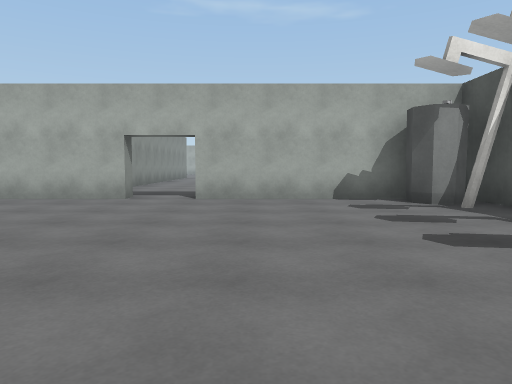
view 1 (above)

24 first-person views from a walk through a scene from a Unity 3-D project. The camera is 1.2 m above the floor, tilts 4° down and sees 70° across. The floor is counted in squares, 2 m on a side. Each view is taken from the middle of a square. On the plan, view 1 faces up. The plan holds only what a view shows up to about 10 squares ahead; the rest is blank. The place goes on beyond the plan. The player character is not drawn. Door leaves are left out, so doorways stand open. Surface patterns are stand-ins for the level's own textures.

view 2
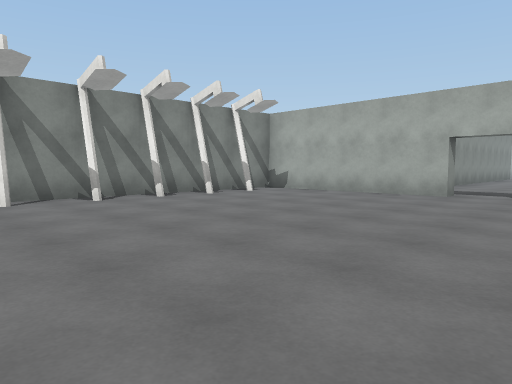

view 3
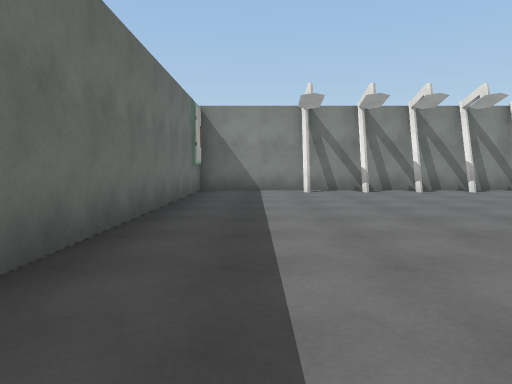

view 4
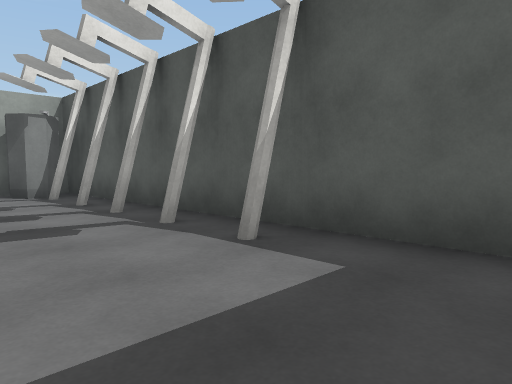

view 5
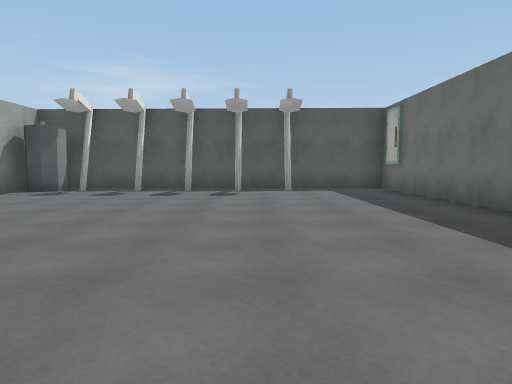

view 6
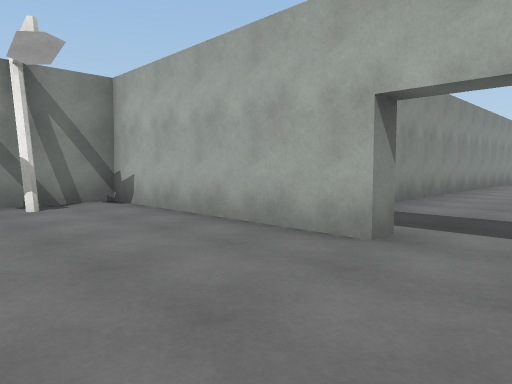

view 7
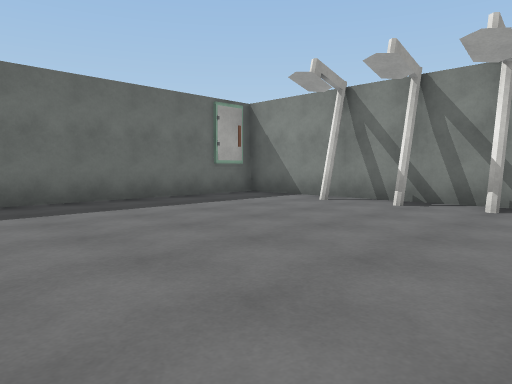

view 8
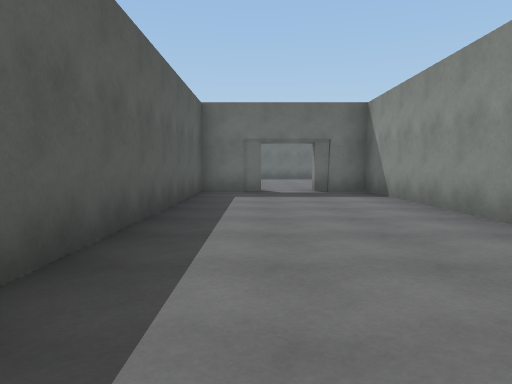

view 9
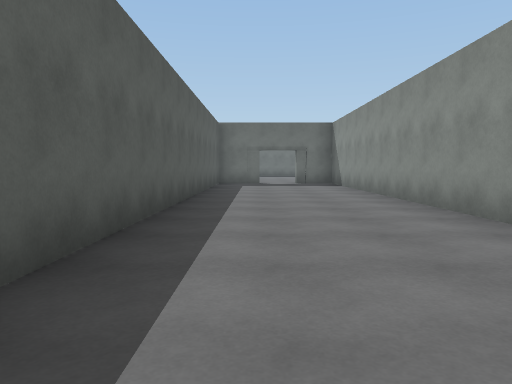

view 10
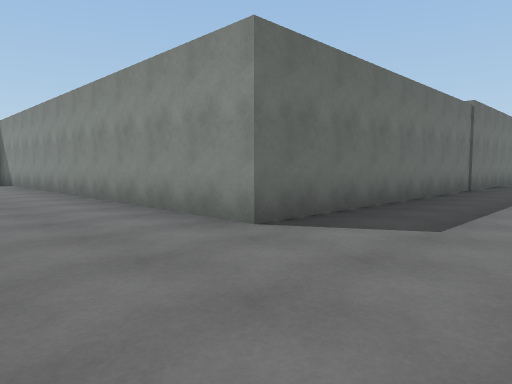

view 11
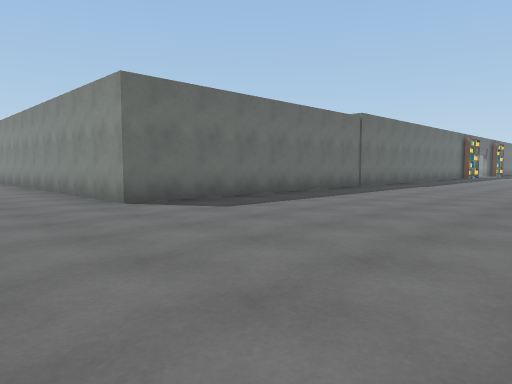

view 12
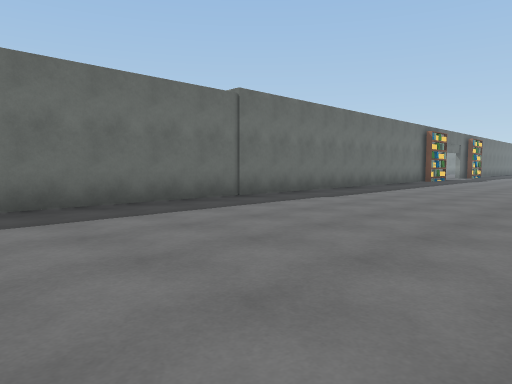

view 13
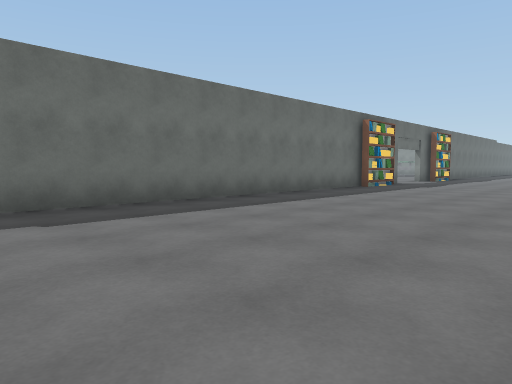

view 14
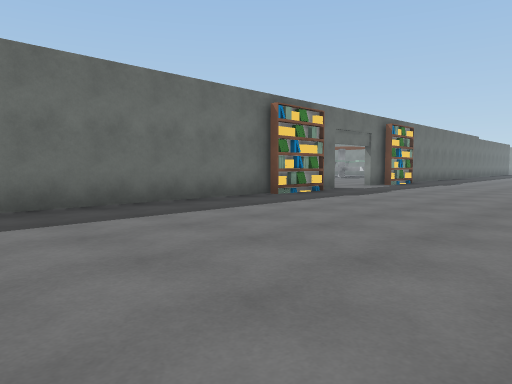

view 15
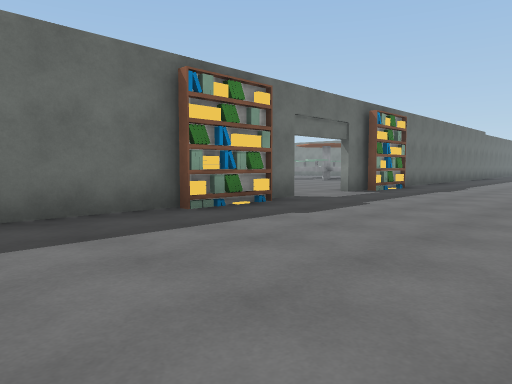

view 16
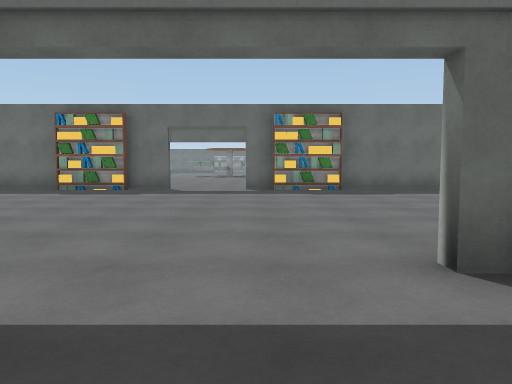

view 17
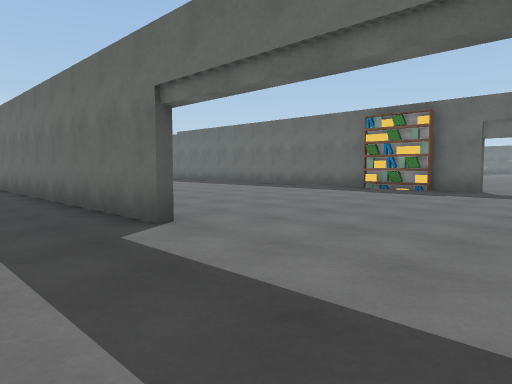

view 18
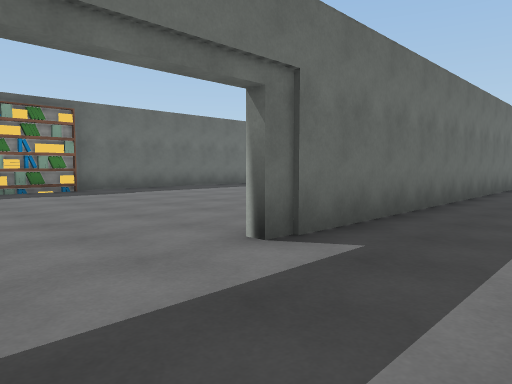

view 19
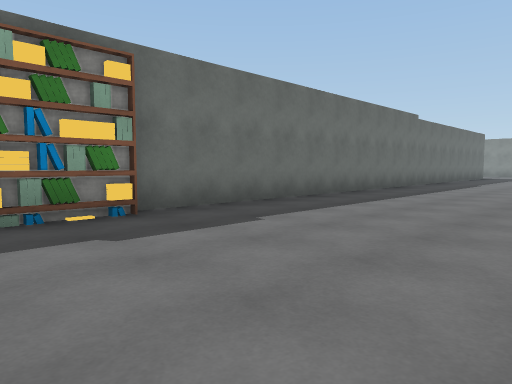

view 20
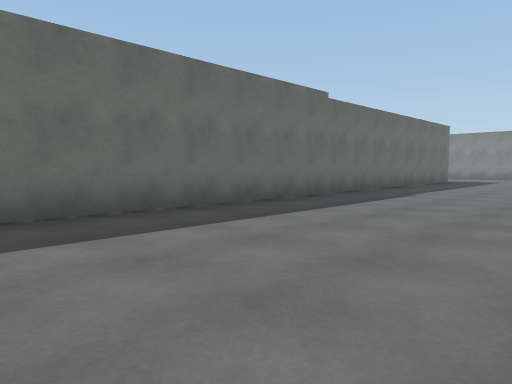

view 21
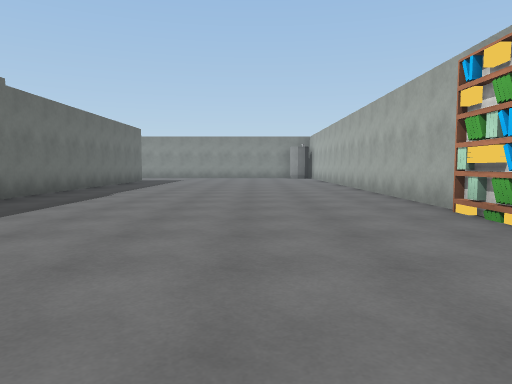

view 22
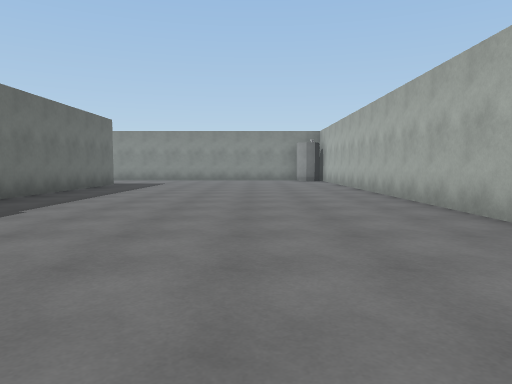

view 23
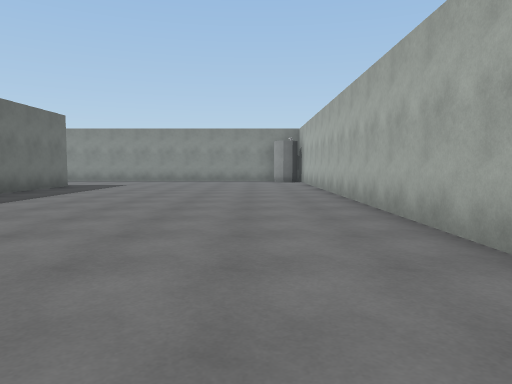

view 24
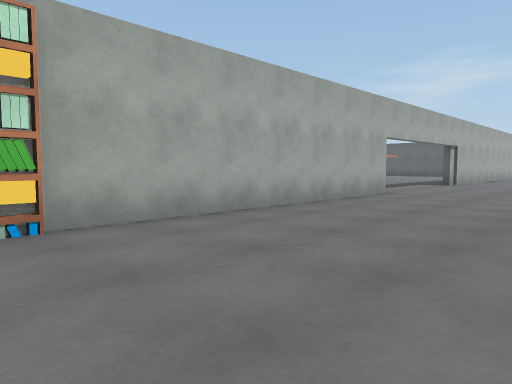

### Floor plan
Points are (right, up) in squares from view 1. A wall is a line through its corners. A room is listed if a view was taken in it or the views show most of it. See-through windows are left out.
Room 1 (views 1, 2, 3, 4, 5, 6, 7)
walls: (-2.4, 6.8) (-7.2, 6.8) (-7.2, 5.4); (-7.2, 1.6) (-7.2, -1.5); (-7.1, -2.4) (3.9, -2.4) (3.8, 6.8) (-1.1, 6.8)
ways out: opening at (-2, 7) to room 2
objects: shower (-7, 0); shower (-7, 2); shower (-7, 3); shower (-7, 4); shower (-7, 5); shower (3, 0); shower (3, 1); shower (3, 3); shower (3, 4); shower (3, 5); other object (3, 6)
Room 2 (views 8, 9, 10, 11, 12, 13, 14, 15, 16, 17, 18, 19, 20, 21, 22, 23, 24)
walls: (-21.1, 19.4) (-3.7, 19.4) (-3.7, 7.2) (-2.4, 7.2) (-2.4, 6.8); (-22.8, 19.6) (-20.9, 19.6); (-22.6, 27) (-14.8, 27); (-23.8, 19.4) (-22.6, 19.4); (-26.8, 19.4) (-25.6, 19.4); (-27.1, 26.7) (-33.6, 26.7); (-28.2, 19.6) (-26.4, 19.6); (-33.5, 27) (-27.1, 27); (-36.4, 26.7) (-45, 26.7); (-45.1, 19.4) (-28.3, 19.4); (-1.1, 7.2) (0.3, 7.2) (0.3, 18.2)
ways out: opening at (-2, 7) to room 1; opening at (-24.5, 19)
objects: books (-36, 27); books (-35, 27); books (-34, 27); books (-28, 20); books (-27, 20); books (-22, 20); books (-21, 20)

Positions as (right, up) in squares from view 1, and headings:
1: (0, 0), facing up
2: (0, -1), facing up-left
3: (2, -1), facing left
4: (1, -2), facing up-right
5: (-6, 1), facing right
6: (-1, 4), facing up-left
7: (-1, 4), facing down-left
8: (-1, 16), facing down
9: (-1, 20), facing down
10: (-1, 22), facing down-left
11: (-1, 25), facing down-left
12: (-6, 25), facing down-left
13: (-11, 25), facing down-left
14: (-15, 25), facing down-left
15: (-18, 24), facing down-left
16: (-26, 29), facing down
17: (-26, 29), facing down-right
18: (-25, 29), facing down-left
19: (-26, 24), facing down-left
20: (-31, 24), facing down-left
21: (-31, 24), facing left
22: (-34, 24), facing left
23: (-35, 25), facing left
24: (-35, 23), facing up-right
